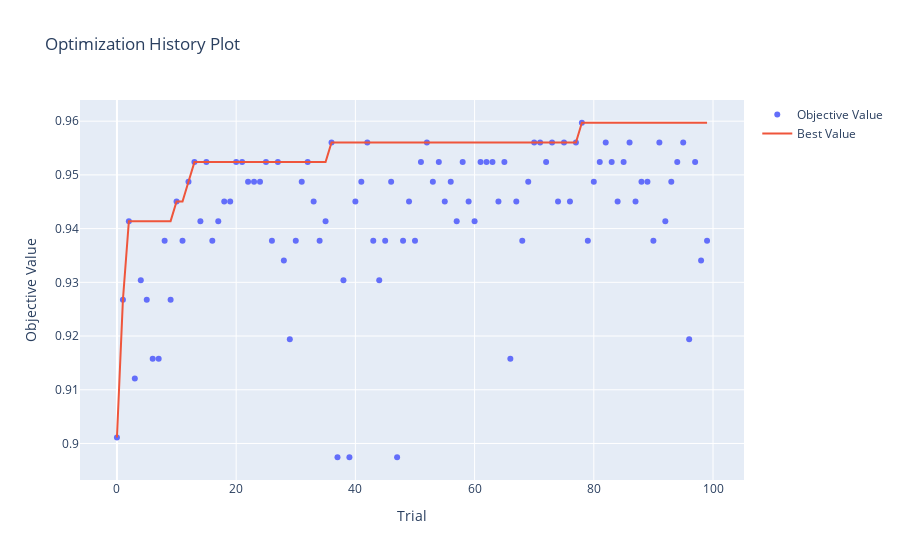
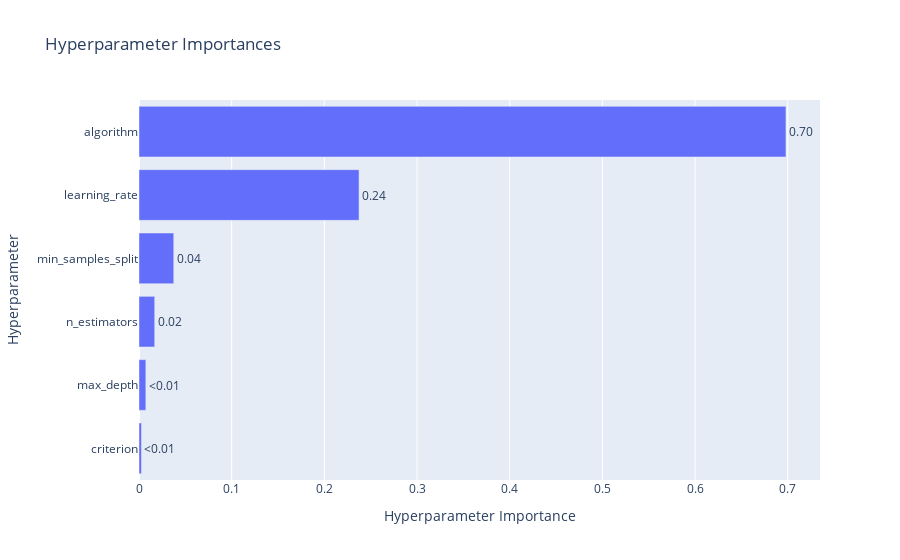

Notebook source saved alongside these figures, in order:
### Code cell
optuna.visualization.plot_optimization_history(study_1).show()
optuna.visualization.plot_param_importances(study_1).show()

### Figure 1 — Plotly figure (JSON) as saved in the notebook; plotly's stock layout.template omitted (floating-point values rounded to 4 significant figures)
{"data": [{"mode": "markers", "name": "Objective Value", "type": "scatter", "x": [0, 1, 2, 3, 4, 5, 6, 7, 8, 9, 10, 11, 12, 13, 14, 15, 16, 17, 18, 19, 20, 21, 22, 23, 24, 25, 26, 27, 28, 29, 30, 31, 32, 33, 34, 35, 36, 37, 38, 39, 40, 41, 42, 43, 44, 45, 46, 47, 48, 49, 50, 51, 52, 53, 54, 55, 56, 57, 58, 59, 60, 61, 62, 63, 64, 65, 66, 67, 68, 69, 70, 71, 72, 73, 74, 75, 76, 77, 78, 79, 80, 81, 82, 83, 84, 85, 86, 87, 88, 89, 90, 91, 92, 93, 94, 95, 96, 97, 98, 99], "y": [0.9011, 0.9267, 0.9414, 0.9121, 0.9304, 0.9267, 0.9158, 0.9158, 0.9377, 0.9267, 0.9451, 0.9377, 0.9487, 0.9524, 0.9414, 0.9524, 0.9377, 0.9414, 0.9451, 0.9451, 0.9524, 0.9524, 0.9487, 0.9487, 0.9487, 0.9524, 0.9377, 0.9524, 0.9341, 0.9194, 0.9377, 0.9487, 0.9524, 0.9451, 0.9377, 0.9414, 0.956, 0.8974, 0.9304, 0.8974, 0.9451, 0.9487, 0.956, 0.9377, 0.9304, 0.9377, 0.9487, 0.8974, 0.9377, 0.9451, 0.9377, 0.9524, 0.956, 0.9487, 0.9524, 0.9451, 0.9487, 0.9414, 0.9524, 0.9451, 0.9414, 0.9524, 0.9524, 0.9524, 0.9451, 0.9524, 0.9158, 0.9451, 0.9377, 0.9487, 0.956, 0.956, 0.9524, 0.956, 0.9451, 0.956, 0.9451, 0.956, 0.9597, 0.9377, 0.9487, 0.9524, 0.956, 0.9524, 0.9451, 0.9524, 0.956, 0.9451, 0.9487, 0.9487, 0.9377, 0.956, 0.9414, 0.9487, 0.9524, 0.956, 0.9194, 0.9524, 0.9341, 0.9377]}, {"mode": "lines", "name": "Best Value", "type": "scatter", "x": [0, 1, 2, 3, 4, 5, 6, 7, 8, 9, 10, 11, 12, 13, 14, 15, 16, 17, 18, 19, 20, 21, 22, 23, 24, 25, 26, 27, 28, 29, 30, 31, 32, 33, 34, 35, 36, 37, 38, 39, 40, 41, 42, 43, 44, 45, 46, 47, 48, 49, 50, 51, 52, 53, 54, 55, 56, 57, 58, 59, 60, 61, 62, 63, 64, 65, 66, 67, 68, 69, 70, 71, 72, 73, 74, 75, 76, 77, 78, 79, 80, 81, 82, 83, 84, 85, 86, 87, 88, 89, 90, 91, 92, 93, 94, 95, 96, 97, 98, 99], "y": [0.9011, 0.9267, 0.9414, 0.9414, 0.9414, 0.9414, 0.9414, 0.9414, 0.9414, 0.9414, 0.9451, 0.9451, 0.9487, 0.9524, 0.9524, 0.9524, 0.9524, 0.9524, 0.9524, 0.9524, 0.9524, 0.9524, 0.9524, 0.9524, 0.9524, 0.9524, 0.9524, 0.9524, 0.9524, 0.9524, 0.9524, 0.9524, 0.9524, 0.9524, 0.9524, 0.9524, 0.956, 0.956, 0.956, 0.956, 0.956, 0.956, 0.956, 0.956, 0.956, 0.956, 0.956, 0.956, 0.956, 0.956, 0.956, 0.956, 0.956, 0.956, 0.956, 0.956, 0.956, 0.956, 0.956, 0.956, 0.956, 0.956, 0.956, 0.956, 0.956, 0.956, 0.956, 0.956, 0.956, 0.956, 0.956, 0.956, 0.956, 0.956, 0.956, 0.956, 0.956, 0.956, 0.9597, 0.9597, 0.9597, 0.9597, 0.9597, 0.9597, 0.9597, 0.9597, 0.9597, 0.9597, 0.9597, 0.9597, 0.9597, 0.9597, 0.9597, 0.9597, 0.9597, 0.9597, 0.9597, 0.9597, 0.9597, 0.9597]}, {"marker": {"color": "#cccccc"}, "mode": "markers", "name": "Infeasible Trial", "showlegend": false, "type": "scatter", "x": [], "y": []}], "layout": {"autosize": true, "title": {"text": "Optimization History Plot"}, "xaxis": {"autorange": true, "range": [-6.041, 105.0], "title": {"text": "Trial"}, "type": "linear"}, "yaxis": {"autorange": true, "range": [0.8923, 0.9648], "title": {"text": "Objective Value"}, "type": "linear"}}}

### Figure 2 — Plotly figure (JSON) as saved in the notebook; plotly's stock layout.template omitted (floating-point values rounded to 4 significant figures)
{"data": [{"cliponaxis": false, "hovertemplate": ["criterion (CategoricalDistribution): 0.0026662356914674513<extra></extra>", "max_depth (IntDistribution): 0.007386236293213559<extra></extra>", "n_estimators (IntDistribution): 0.01694006504276474<extra></extra>", "min_samples_split (IntDistribution): 0.03749634287529784<extra></extra>", "learning_rate (FloatDistribution): 0.23743854481654567<extra></extra>", "algorithm (CategoricalDistribution): 0.6980725752807108<extra></extra>"], "name": "Objective Value", "orientation": "h", "text": ["<0.01", "<0.01", "0.02", "0.04", "0.24", "0.70"], "textposition": "outside", "type": "bar", "x": [0.002666, 0.007386, 0.01694, 0.0375, 0.2374, 0.6981], "y": ["criterion", "max_depth", "n_estimators", "min_samples_split", "learning_rate", "algorithm"]}], "layout": {"autosize": true, "title": {"text": "Hyperparameter Importances"}, "xaxis": {"autorange": true, "range": [0, 0.7348], "title": {"text": "Hyperparameter Importance"}, "type": "linear"}, "yaxis": {"autorange": true, "range": [-0.5, 5.5], "title": {"text": "Hyperparameter"}, "type": "category"}}}
